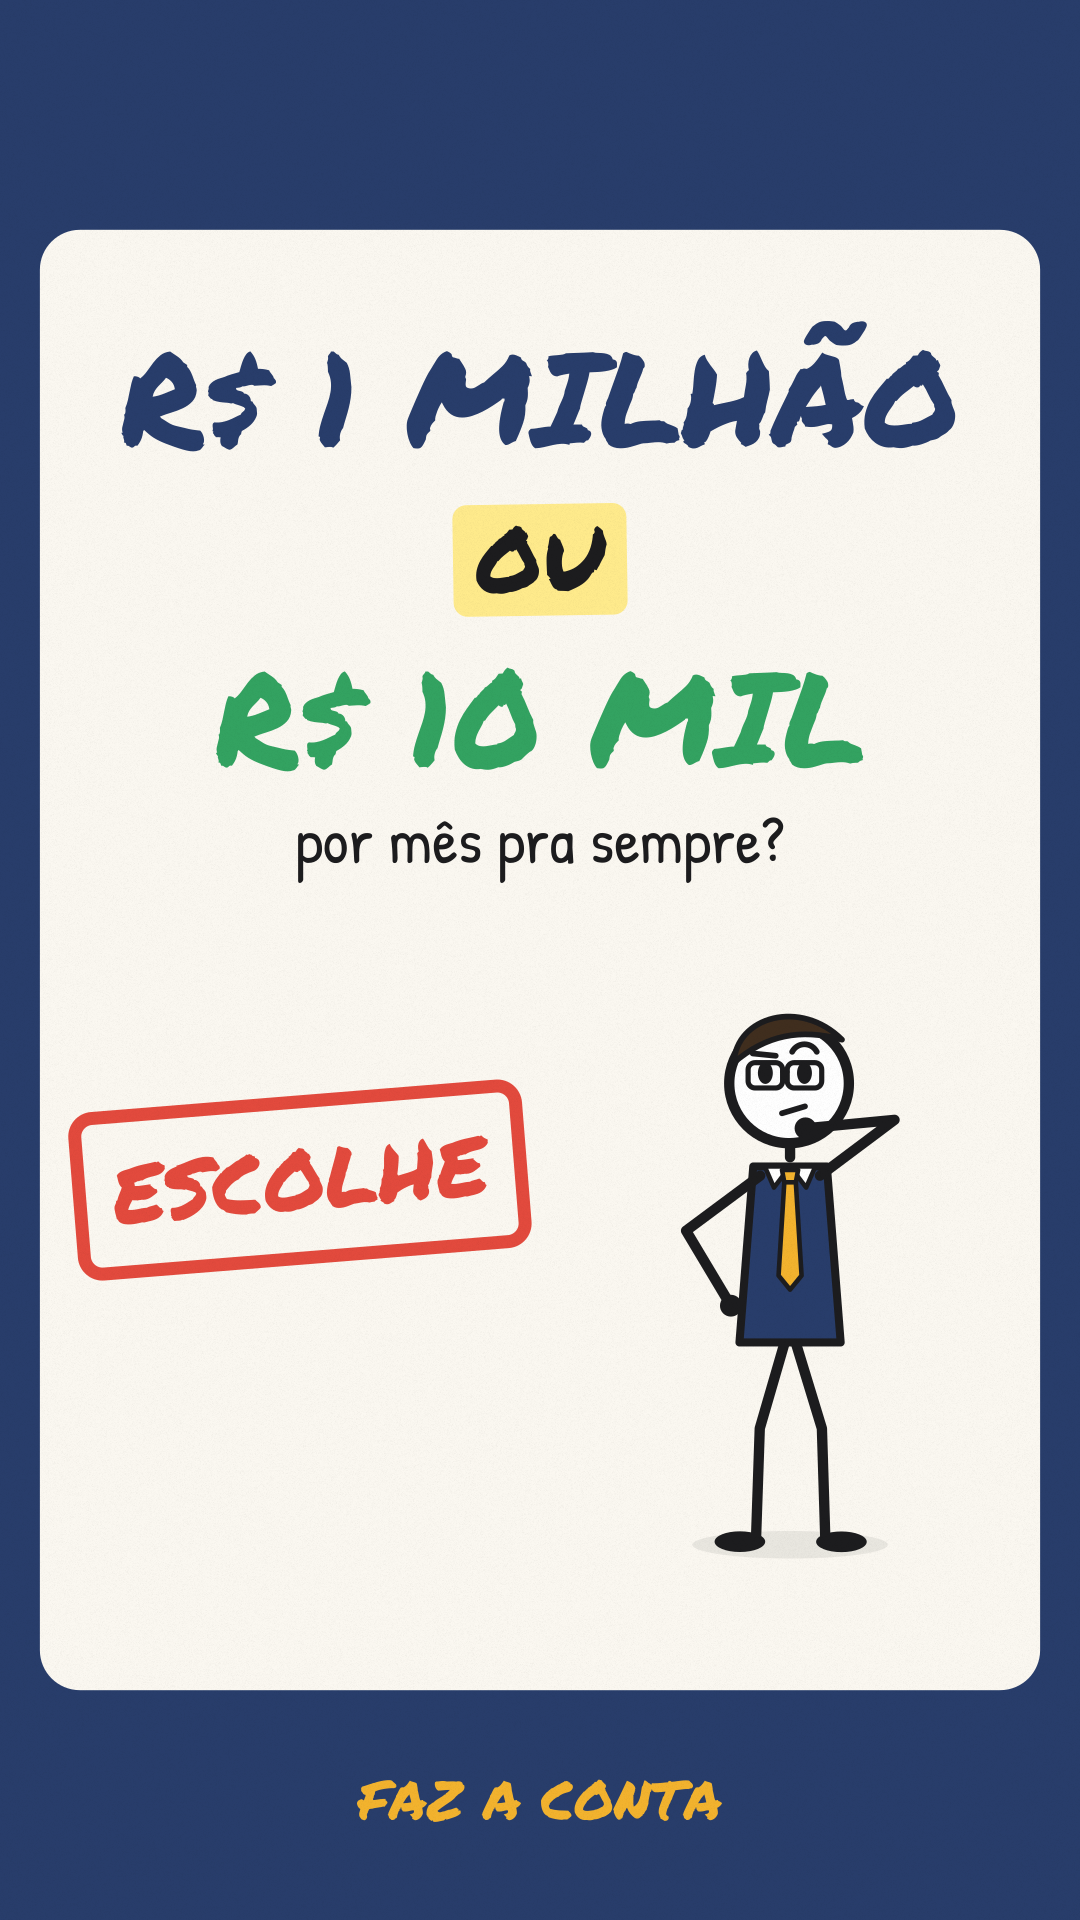

Recreate this plot in Python.
"""Capa do TikTok (1080x1920). A grade do perfil corta para 3:4: o essencial fica entre y 260 e 1660.
    python render.py stills videos/milhao-ou-dez-mil/capa.py out/capas 10"""
from engine import *  # noqa

VERTICAL = True


def capa(c, t):
    rgb(c, NAVY); c.paint()
    rrect(c, 40, 230, 1000, 1460, 40); fs(c, PAPER, 0)
    text(c, "R$ 1 MILHÃO", 540, 400, 130, MARKER, NAVY)
    c.save(); c.translate(540, 560); hl(c, "OU", 0, 0, 90, LYELLOW); c.restore()
    text(c, "R$ 10 MIL", 540, 720, 130, MARKER, GREEN)
    text(c, "por mês pra sempre?", 540, 840, 64, HAND, INK)
    c.save(); c.translate(300, 1180); c.scale(1.3, 1.3); c.rotate(-0.08)
    rrect(c, -170, -60, 340, 120, 14); rgb(c, RED); c.set_line_width(10); c.stroke()
    text(c, "ESCOLHE", 0, 0, 64, MARKER, RED)
    c.restore()
    hero(c, 10, 790, 1540, 1.15, [(0, "think")], [(0, "think")], look=-0.6)
    text(c, "FAZ A CONTA", 540, 1800, 54, MARKER, GOLD)


SCENES = [(0.0, 999.0, capa)]
